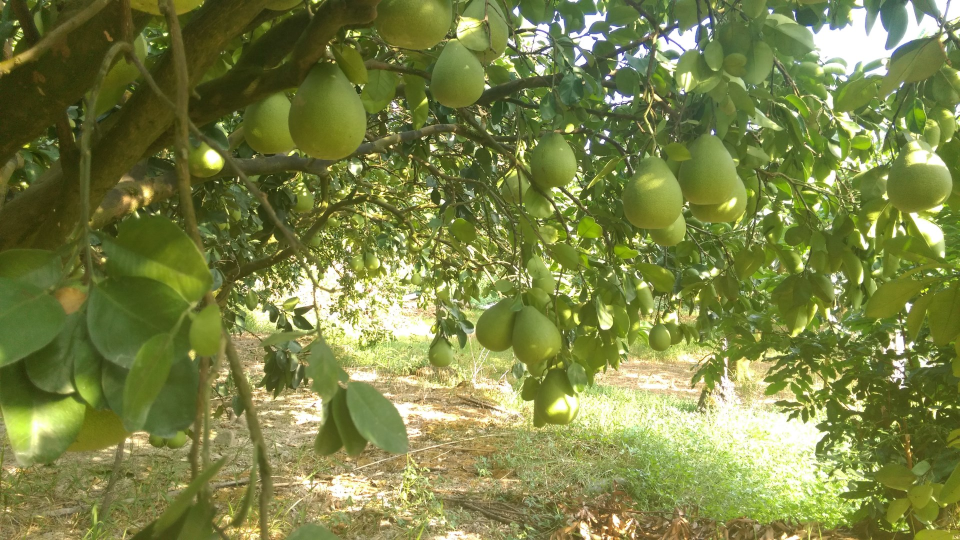
#> input picture web/vqkxcqbxr.jpg, 1920 x 1080 px (shown at 1/2 size); its folder holds only this picture in this run
$ python -i prepareImg.py   (imports and definitions only)
#> lines starting #> are read from the running program, lines starting #| are printed output that depends on the picture
from PIL import Image
import os, sys

def exif_transpose(img):
    if not img:
        return img

    exif_orientation_tag = 274

    # Check for EXIF data (only present on some files)
    if hasattr(img, "_getexif") and isinstance(img._getexif(), dict) and exif_orientation_tag in img._getexif():
        exif_data = img._getexif()
        orientation = exif_data[exif_orientation_tag]

        # Handle EXIF Orientation
        if orientation == 1:
            # Normal image - nothing to do!
            pass
        elif orientation == 2:
            # Mirrored left to right
            img = img.transpose(PIL.Image.FLIP_LEFT_RIGHT)
        elif orientation == 3:
            # Rotated 180 degrees
            img = img.rotate(180)
        elif orientation == 4:
            # Mirrored top to bottom
            img = img.rotate(180).transpose(PIL.Image.FLIP_LEFT_RIGHT)
        elif orientation == 5:
            # Mirrored along top-left diagonal
            img = img.rotate(-90, expand=True).transpose(PIL.Image.FLIP_LEFT_RIGHT)
        elif orientation == 6:
            # Rotated 90 degrees
            img = img.rotate(-90, expand=True)
        elif orientation == 7:
            # Mirrored along top-right diagonal
            img = img.rotate(90, expand=True).transpose(PIL.Image.FLIP_LEFT_RIGHT)
        elif orientation == 8:
            # Rotated 270 degrees
            img = img.rotate(90, expand=True)

    return img

dataset_dir = "./dataset/pomelo_multi_aug/train"
# [1 line that did not run here, left out]
base_dir = './dataset/pomelo'
#os.mkdir(base_dir)
target_dir = os.path.join(base_dir, 'train')
# [21 lines not run here, left out]

>>> import cv2
>>> picture = cv2.imread('web/vqkxcqbxr.jpg', cv2.IMREAD_GRAYSCALE)
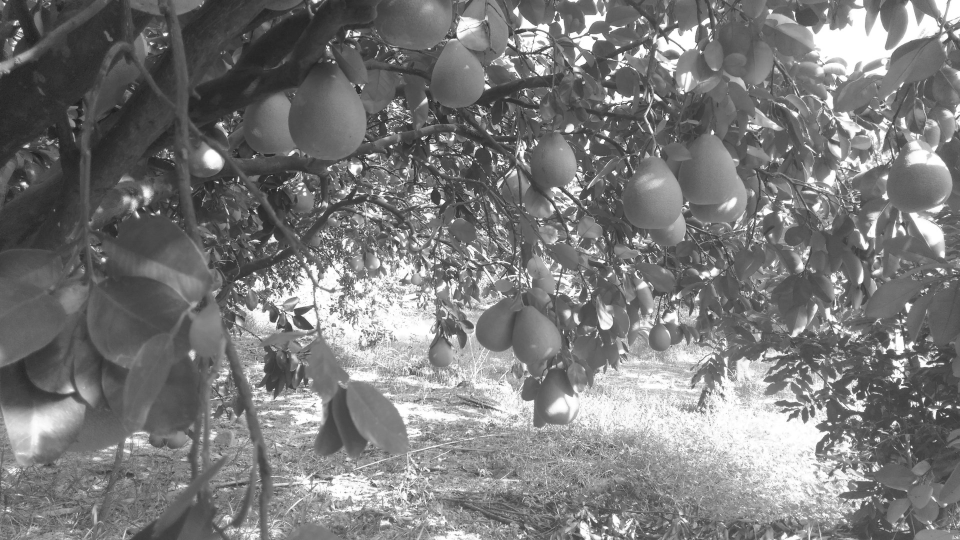
#> picture: shape (1080, 1920) (shown at 1/2 size); min 23, max 255, mean 122.3
#> (the run stopped early here; a loop or call above may not have finished)
